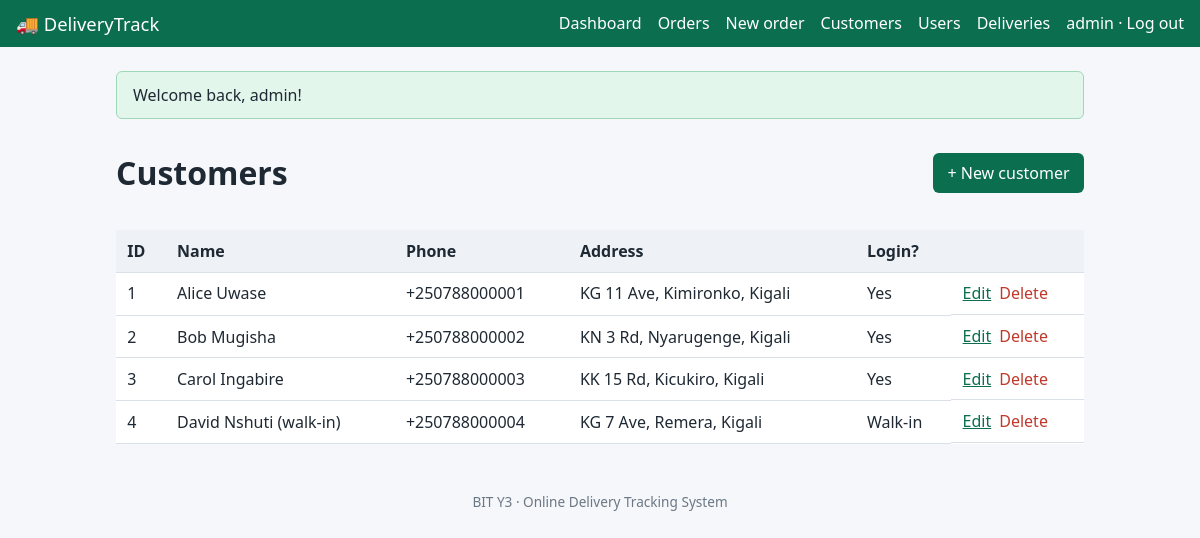
The page /index.php?r=customers/index (signed in) on the database its author committed.
### tables this page shows
CREATE TABLE customers (
  customer_id INT UNSIGNED AUTO_INCREMENT PRIMARY KEY,
  user_id     INT UNSIGNED NULL UNIQUE,             
  full_name   VARCHAR(100) NOT NULL,
  phone       VARCHAR(20)  NOT NULL,
  address     VARCHAR(255) NOT NULL,
  CONSTRAINT fk_cust_user FOREIGN KEY (user_id) REFERENCES users(user_id) ON DELETE SET NULL
);

### app/core/Controller.php (called while the page is built, shortened)
<?php
abstract class Controller {
    protected function view(string $v, array $d = []): void {
        extract($d);
        require __DIR__ . "/../views/$v.php";
        require __DIR__ . '/../views/layout.php';
    }
}

### app/controllers/CustomersController.php (called while the page is built, shortened)
<?php
class CustomersController extends Controller {
    function index() { $this->role('admin'); $this->view('customers/index', ['title' => 'Customers', 'rows' => Customer::all()]); }
}

### public/index.php (called while the page is built, shortened)
<?php
$allowed = ['home', 'auth', 'orders', 'customers', 'deliveries', 'users', 'api'];
$r = $_GET['r'] ?? 'home/index';
if (!preg_match('~^([a-z]+)/([a-z]+)$~', $r, $m) || !in_array($m[1], $allowed, true)) { http_response_code(404); exit('404 Not Found'); }
$c = new $class();
$c->{$m[2]}();

### app/core/helpers.php (called while the page is built, shortened)
<?php
function e($v): string { return htmlspecialchars((string)$v, ENT_QUOTES | ENT_SUBSTITUTE, 'UTF-8'); }
function url(string $r = 'home/index', array $q = []): string { return 'index.php?' . http_build_query(['r' => $r] + $q); }

### app/config.php (called while the page is built)
<?php
return ['db' => ['host' => '127.0.0.1', 'name' => 'delivery_tracker', 'user' => 'root', 'pass' => '', 'charset' => 'utf8mb4']];

### app/core/Database.php (called while the page is built)
<?php
final class Database {
    private static ?PDO $pdo = null;
    static function pdo(): PDO {
        if (!self::$pdo) {
            $d = (require __DIR__ . '/../config.php')['db'];
            self::$pdo = new PDO("mysql:host={$d['host']};dbname={$d['name']};charset={$d['charset']}", $d['user'], $d['pass'], [
                PDO::ATTR_ERRMODE => PDO::ERRMODE_EXCEPTION,
                PDO::ATTR_DEFAULT_FETCH_MODE => PDO::FETCH_ASSOC,
                PDO::ATTR_EMULATE_PREPARES => false,
            ]);
        }
        return self::$pdo;
    }
    static function q(string $sql, array $p = []): PDOStatement {
        $s = self::pdo()->prepare($sql);
        $s->execute($p);
        return $s;
    }
}

### app/models/Customer.php (called while the page is built, shortened)
<?php
class Customer {
    static function all(): array { return Database::q('SELECT * FROM customers ORDER BY customer_id')->fetchAll(); }
}

### app/views/customers/index.php (the view, shortened to what this page needs)
<div class="bar"><h1>Customers</h1><a class="btn" href="<?= e(url('customers/create')) ?>">+ New customer</a></div>
<div class="scroll"><table><thead><tr><th>ID</th><th>Name</th><th>Phone</th><th>Address</th><th>Login?</th><th></th></tr></thead><tbody>
<?php foreach ($rows as $c): ?>
<tr><td><?= (int)$c['customer_id'] ?></td><td><?= e($c['full_name']) ?></td><td><?= e($c['phone']) ?></td><td><?= e($c['address']) ?></td>
<td><?= $c['user_id'] ? 'Yes' : 'Walk-in' ?></td>
<td class="actions"><a href="<?= e(url('customers/edit', ['id' => $c['customer_id']])) ?>">Edit</a>
<form method="post" action="<?= e(url('customers/delete')) ?>" data-confirm="Delete this customer and all their orders?"><button class="link danger">Delete</button></form></td></tr>
<?php endforeach ?></tbody></table></div>

### public/css/style.css (style rules this page uses)
:root { --bg:#f5f7fa;--fg:#1f2933;--mut:#6b7785;--pri:#0b6e4f;--card:#fff;--bd:#d9e0e7;--err:#c0392b }
* { box-sizing:border-box }
body { margin:0;font:16px/1.5 system-ui,Segoe UI,Roboto,sans-serif;background:var(--bg);color:var(--fg) }
a { color:var(--pri) }
.btn,button.btn { display:inline-block;background:var(--pri);color:#fff;border:0;border-radius:6px;padding:.5rem .9rem;font:inherit;cursor:pointer;text-decoration:none }
.btn.danger,.danger { background:var(--err) }
button.link { background:none;border:0;padding:0;font:inherit;cursor:pointer;color:var(--pri) }
button.link.danger { background:none;color:var(--err) }
.bar { display:flex;flex-wrap:wrap;gap:.75rem;align-items:center;justify-content:space-between }
.actions { display:flex;gap:.5rem;align-items:center;flex-wrap:wrap }
.actions form { margin:0 }
.scroll { overflow-x:auto }
table { width:100%;border-collapse:collapse;background:var(--card);margin-top:.75rem }
th,td { padding:.55rem .7rem;border-bottom:1px solid var(--bd);text-align:left;vertical-align:top }
th { background:#eef2f6 }

### rows shown on the page
customers: customer_id "1", full_name "Alice Uwase", phone "+250788000001", address "KG 11 Ave, Kimironko, Kigali", shows "Yes"
customers: customer_id "2", full_name "Bob Mugisha", phone "+250788000002", address "KN 3 Rd, Nyarugenge, Kigali", shows "Yes"
customers: customer_id "3", full_name "Carol Ingabire", phone "+250788000003", address "KK 15 Rd, Kicukiro, Kigali", shows "Yes"
customers: customer_id "4", full_name "David Nshuti (walk-in)", phone "+250788000004", address "KG 7 Ave, Remera, Kigali", shows "Walk-in"

### other values the page prints
$me['username'] "admin"
$f[0] "Welcome back, admin!"
